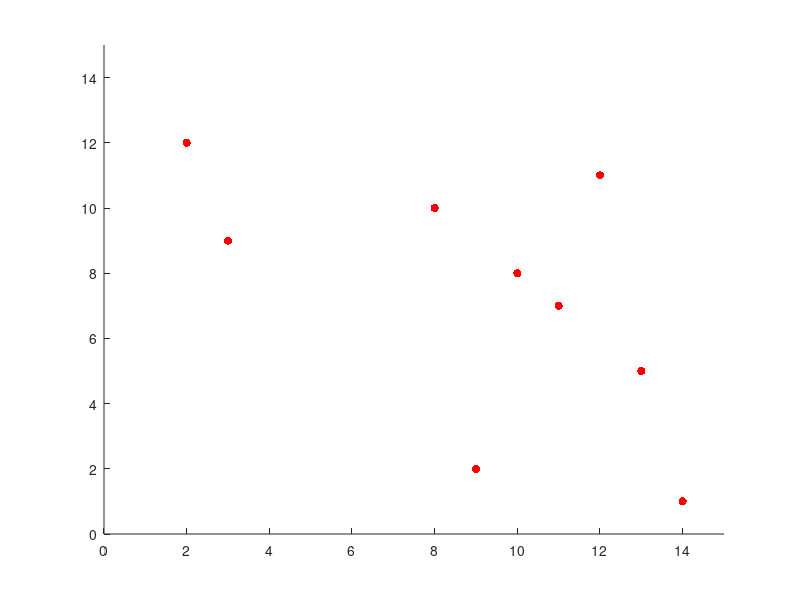

MATLAB code to generate this figure: (Note: this script raises an error after producing the figure.)
% MCEN 5125
% Homework #1 Brute Force
% Hanwen Zhao
% MEID: 650-703
clear all
close all
clc
% Input the number of cities
m = 9;
% Generate a new figure
figure
hold on
% Set figure boundary
xlim([0 15])
ylim([0 15])
% Generate m random locations
%location = randi([2 8],m,2);
location = [randperm(14,m)',randperm(14,m)'];
% Draw location on figure
plot(location(:,1),location(:,2),'r.','MarkerSize',18)
% Use ginput to take user input
input = ginput(m);
% Correct the user input to actual point
input = round(input);
errorIndex = [];
% Loop throught all input to find any mismatch coordinates
for ii = 1:m
    flag = 0;
    for jj = 1:m
        if input(ii,:) == location(jj,:)
            flag = 1;
        end
    end
    if flag == 0
        errorIndex(end+1) = ii;
    end
end
% if there is any location user did not click right on
if length(errorIndex) ~= 0
    %fprintf('There were %d locations you did not click right on the dots, be careful next time.\n', length(errorIndex))
end
% for user inputs not right on the dots, find the nearest location and
% replace the value
for jj = 1:length(errorIndex)
    for ii = 1:m
        dist(ii) = norm(input(errorIndex(jj),:)-location(ii,:));
    end
    input(errorIndex(jj),:) = location(find(dist==min(dist)),:);
end
% print the number text right to dot 
text1 = ['1';'2';'3';'4';'5';'6';'7';'8';'9'];
for ii = 1:m
    text(input(ii,1)+0.2,input(ii,2)+0.2,text1(ii));
end
% Draw soild arrow lines to indicate the guessed path
for ii = 1:m-1
    p1 = input(ii,:); p2 = input(ii+1,:); dp = p2 - p1;
    quiver(p1(1),p1(2),dp(1),dp(2),0,'LineWidth',1)
end
p1 = input(end,:); p2 = input(1,:); dp = p2 - p1;
quiver(p1(1),p1(2),dp(1),dp(2),0,'LineWidth',1)
% calculate the guessed path distance
guessDis = 0;
for ii = 1:m-1
    guessDis = guessDis + norm(input(ii,:)-input(ii+1,:));
end
guessDis = guessDis + norm(input(1,:)-input(end,:));
fprintf('The total distance for guessed path is %4.2f.\n',guessDis)
% use perms to find all possible paths
allPaths = perms(1:m);
curDis = 0;
minDis = guessDis;
minIndex = 0;
for ii = 1:length(allPaths)
    for jj = 1:m-1
        curDis = curDis + norm(location(allPaths(ii,jj),:)-location(allPaths(ii,jj+1),:));
    end
    curDis = curDis + norm(location(allPaths(ii,1),:)-location(allPaths(ii,m),:));
    if curDis <= minDis
        minDis = curDis;
        minIndex = ii;
    end
    curDis = 0;
end
optPath = zeros(m,2);
indexOrder = allPaths(minIndex,:);
for ii = 1:m
    optPath(ii,:) = location(indexOrder(ii),:); 
end
% calculate the optimal distance
optDis = 0;
for ii = 1:m-1
    optDis = optDis + norm(optPath(ii,:)-optPath(ii+1,:));
end
optDis = optDis + norm(optPath(1,:)-optPath(end,:));
fprintf('The total distance for optimal path is %4.2f.\n',optDis)
% Draw dashed arrow lines to indicate the optimal path
for ii = 1:m-1
    p1 = optPath(ii,:); p2 = optPath(ii+1,:); dp = p2 - p1;
    quiver(p1(1),p1(2),dp(1),dp(2),0,'LineWidth',1,'LineStyle','--')
end
p1 = optPath(end,:); p2 = optPath(1,:); dp = p2 - p1;
quiver(p1(1),p1(2),dp(1),dp(2),0,'LineWidth',1,'LineStyle','--')
% print order for optimal path
for ii = 1:m
    text(optPath(ii,1)+0.2,optPath(ii,2)-0.25,text1(ii),'Color','r');
end

